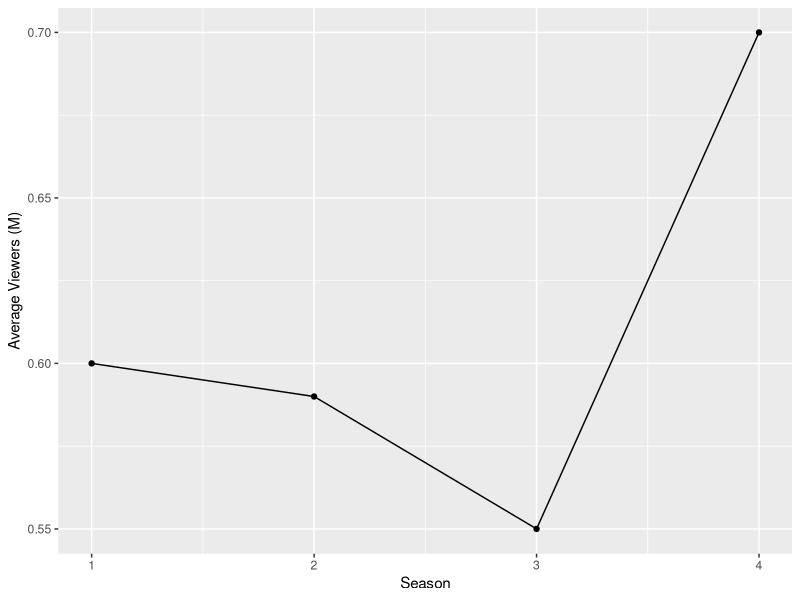
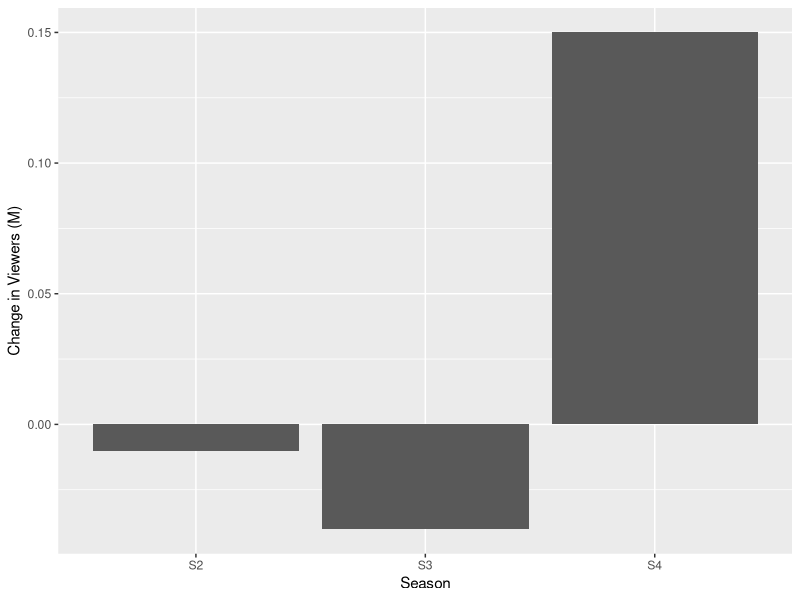

Write R code to recreate these figures, in order.
## ---- chunk 1
# Average viewers per season
library(ggplot2)
data <- data.frame(Season = 1:4, Viewers = c(0.60, 0.59, 0.55, 0.70))

ggplot(data, aes(x = Season, y = Viewers)) +
  geom_line() + geom_point() +
  labs(x = "Season", y = "Average Viewers (M)")
## ---- chunk 2
# Change in viewers between seasons
library(ggplot2)
change <- diff(c(0.60, 0.59, 0.55, 0.70))
data_change <- data.frame(Season = paste0("S", 2:4), Change = change)

ggplot(data_change, aes(x = Season, y = Change)) +
  geom_col() +
  labs(x = "Season", y = "Change in Viewers (M)")
